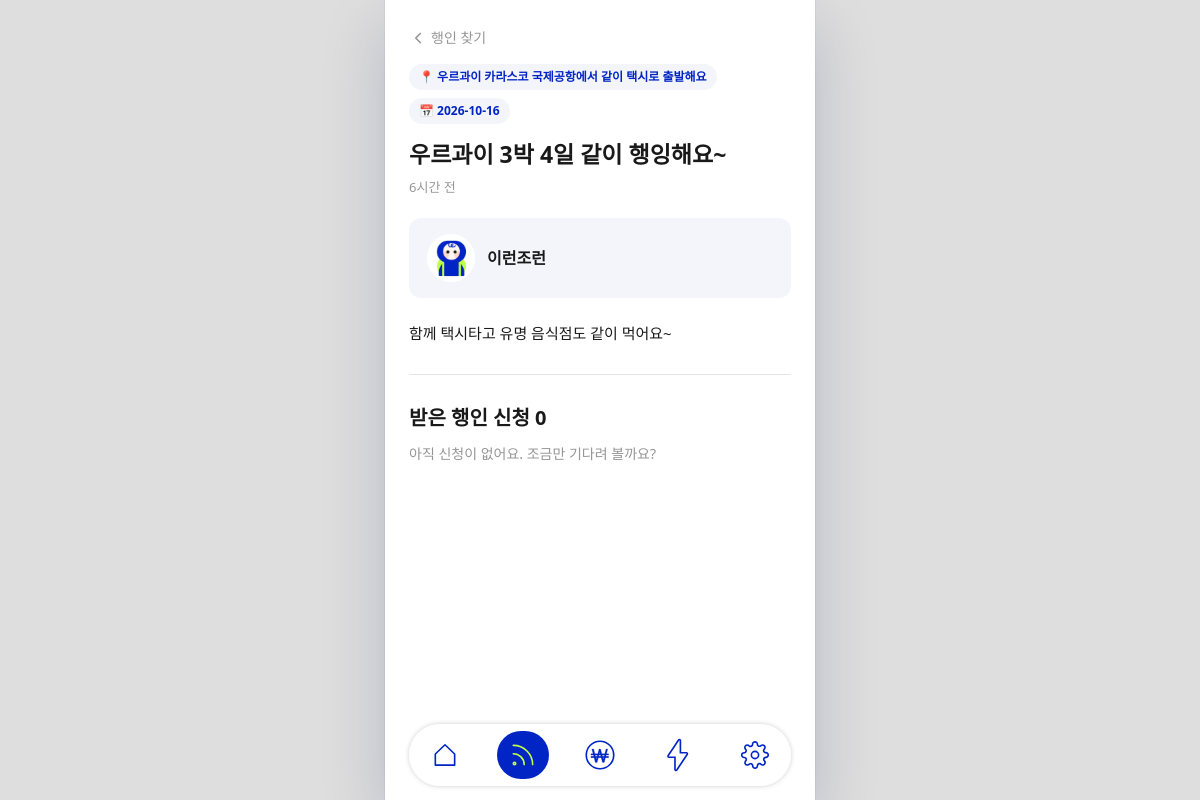
Before: /post/1 (signed in) with the older database file.
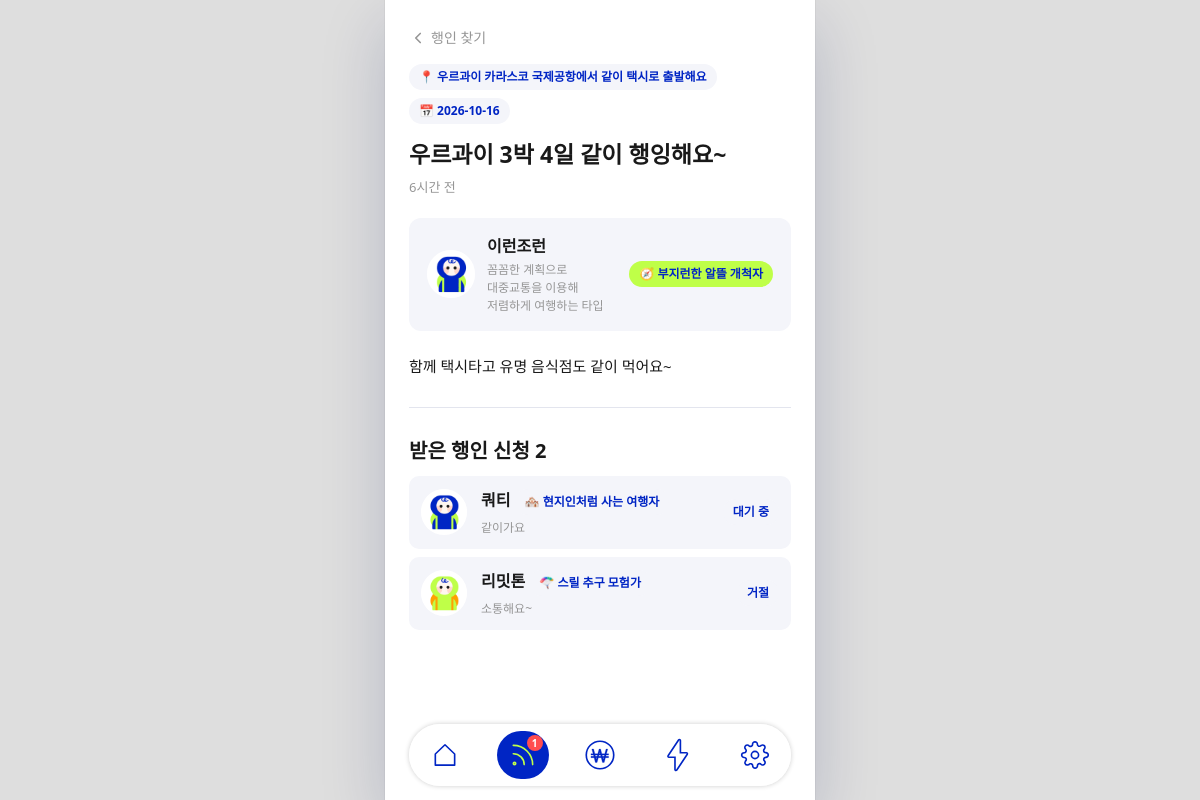
After: the same page with the newer database file.
### tables this page shows
CREATE TABLE users (
            id INTEGER PRIMARY KEY AUTOINCREMENT,
            nickname TEXT NOT NULL,
            email TEXT UNIQUE NOT NULL,
            password_hash TEXT NOT NULL,
            profile TEXT DEFAULT '',
            travel_style TEXT DEFAULT '',
            budget TEXT DEFAULT '',
            personality TEXT DEFAULT '',
            push_notify TEXT DEFAULT 'on',
            email_notify TEXT DEFAULT 'off',
            created_at DATETIME DEFAULT CURRENT_TIMESTAMP
        , country TEXT DEFAULT 'FR', contact TEXT DEFAULT '', gender TEXT DEFAULT '', birth_year INTEGER, travel_type TEXT DEFAULT '', travel_profile TEXT DEFAULT '', onboarding_answers TEXT DEFAULT '');

CREATE TABLE match_requests (
            id INTEGER PRIMARY KEY AUTOINCREMENT,
            from_user_id INTEGER NOT NULL,
            to_user_id INTEGER NOT NULL,
            meet_time DATETIME NOT NULL,
            meet_place TEXT,
            message TEXT,
            status TEXT DEFAULT 'pending',
            created_at DATETIME DEFAULT CURRENT_TIMESTAMP, post_id INTEGER,
            FOREIGN KEY (from_user_id) REFERENCES users(id),
            FOREIGN KEY (to_user_id) REFERENCES users(id)
        );

### app.py (the view)
@app.route('/post/<int:post_id>')
@login_required
def post_detail(post_id):
    db = get_db()
    post = db.execute('''SELECT posts.*, users.nickname, users.travel_type, users.travel_profile
                         FROM posts JOIN users ON posts.user_id = users.id WHERE posts.id = ?''',
                      (post_id,)).fetchone()
    if post is None:
        abort(404)
    my_request = db.execute('SELECT * FROM match_requests WHERE post_id = ? AND from_user_id = ?',
                            (post_id, g.user['id'])).fetchone()
    received = []
    if post['user_id'] == g.user['id']:
        received = db.execute('''SELECT m.*, u.nickname, u.travel_type FROM match_requests m
                                 JOIN users u ON m.from_user_id = u.id
                                 WHERE m.post_id = ? ORDER BY m.created_at DESC''', (post_id,)).fetchall()
    return render_template('post_detail.html', post=post, author_profile=load_json(post['travel_profile']),
                           my_request=my_request, received=received, types=tt.TYPES)

### app.py (called while the page is built)
def get_db():
    if 'db' not in g:
        g.db = sqlite3.connect(DB_PATH)
        g.db.row_factory = sqlite3.Row
        g.db.execute('PRAGMA foreign_keys = ON')
    return g.db

def csrf_token():
    if '_csrf' not in session:
        session['_csrf'] = secrets.token_urlsafe(32)
    return session['_csrf']

@app.before_request
def before_request():
    if request.method == 'POST':
        sent = request.form.get('_csrf') or request.headers.get('X-CSRF-Token', '')
        if not sent or not secrets.compare_digest(sent, session.get('_csrf', '')):
            abort(400, '요청이 만료되었어요. 새로고침 후 다시 시도해 주세요.')
    g.user = None
    if 'user_id' in session:
        g.user = get_db().execute('SELECT * FROM users WHERE id = ?', (session['user_id'],)).fetchone()
        if g.user is None:
            session.clear()

def login_required(view):
    @wraps(view)
    def wrapped(*args, **kwargs):
        if g.user is None:
            flash('로그인이 필요해요.', 'info')
            return redirect(url_for('login', next=request.path))
        return view(*args, **kwargs)
    return wrapped

def avatar_of(user_id):
    return url_for('static', filename='img/' + AVATARS[(user_id or 0) % len(AVATARS)])

### templates/post_detail.html (shortened to what this page needs)
{% extends "base.html" %}
{% import "_ui.html" as ui %}
{% block content %}
{{ ui.back_link(url_for('match_find'), '행인 찾기') }}
<div class="flex flex-wrap gap-2">
    {% if post['trip_place'] %}<span class="tag">📍 {{ post['trip_place'] }}</span>{% endif %}
    {% if post['trip_date'] %}<span class="tag">📅 {{ post['trip_date'] }}</span>{% endif %}
</div>
<h1 style="margin:14px 0 0;font-size:23px;font-weight:700;line-height:1.4">{{ post['title'] }}</h1>
<p class="muted" style="margin:8px 0 0;font-size:13px">{{ post['created_at']|time_ago }}</p>
<div class="card-soft row-between" style="margin-top:20px">
    <div class="flex items-center gap-3" style="min-width:0">
        {{ ui.avatar(post['user_id'], 48) }}
        <div style="min-width:0">
            <p style="margin:0;font-weight:700">{{ post['nickname'] }}</p>
            {% if author_profile %}<p class="muted" style="margin:3px 0 0;font-size:12px">{{ author_profile.summary }}</p>{% endif %}
        </div>
    </div>
    {{ ui.type_badge(post['travel_type'], types, 'tag tag--lime') }}
</div>
<article style="margin-top:22px;font-size:15px;line-height:1.75;white-space:pre-wrap">{{ post['body'] }}</article>
<div style="height:1px;background:var(--hb-line);margin:28px 0"></div>
{% if post['user_id'] == current_user['id'] %}
<h2 class="section-title">받은 행인 신청 {{ received|length }}</h2>
<div class="grid gap-2">
    {% for r in received %}
    <a href="{{ url_for('match_request_detail', request_id=r['id']) }}" class="list-card" style="align-items:center">
        {{ ui.avatar(r['from_user_id'], 46) }}
        <div style="flex:1;min-width:0">
            <p style="margin:0;font-weight:700">{{ r['nickname'] }} {{ ui.type_badge(r['travel_type'], types) }}</p>
            <p class="list-card__meta" style="margin-top:4px">{{ r['message'] or '메시지 없음' }}</p>
        </div>
        <span class="tag{% if r['status'] == 'accepted' %} tag--lime{% endif %}">{{ {'pending': '대기 중', 'accepted': '수락', 'declined': '거절'}[r['status']] }}</span>
    </a>
    {% else %}
    <p class="muted" style="font-size:14px">아직 신청이 없어요. 조금만 기다려 볼까요?</p>
    {% endfor %}
</div>
{% endif %}
{% endblock %}

### templates/_ui.html (shortened to what this page needs)
{% macro avatar(user_id, size=44, cls='') -%}
<img src="{{ avatar_of(user_id) }}" alt="" width="{{ size }}" height="{{ size }}" class="avatar-img {{ cls }}" style="width:{{ size }}px;height:{{ size }}px">
{%- endmacro %}
{% macro type_badge(code, types, cls='tag') -%}
{% if code and code in types %}<span class="{{ cls }}">{{ types[code][0] }} {{ types[code][1] }}</span>{% endif %}
{%- endmacro %}
{% macro back_link(href, label='뒤로') -%}
<a href="{{ href }}" class="inline-flex items-center gap-1 text-sm muted no-underline mb-4" aria-label="{{ label }}">
    <svg width="18" height="18" viewBox="0 0 24 24" fill="none" stroke="currentColor" stroke-width="2.2" stroke-linecap="round" stroke-linejoin="round"><path d="M15 18l-6-6 6-6"/></svg>{{ label }}
</a>
{%- endmacro %}

Changed rows visible on the page:
changed users "이런조런": travel_type (not shown) → "🧭"; travel_type (not shown) → "부지런한 알뜰 개척자"
added match_requests: nickname "쿼티", message "같이가요", status "대기 중"
added users: travel_type "🏘️", travel_type "현지인처럼 사는 여행자"
added match_requests: shows a picture, nickname "리밋톤", message "소통해요~", status "거절"
added users: travel_type "🪂", travel_type "스릴 추구 모험가"
Other visible differences:
{{ author_profile.summary }}: (not shown) → "꼼꼼한 계획으로 대중교통을 이용해 저렴하게 여행하는 타입"
{{ received|length }}: "0" → "2"
{{ pending_requests }}: (not shown) → "1"
text no longer shown: "아직 신청이 없어요. 조금만 기다려 볼까요?"
